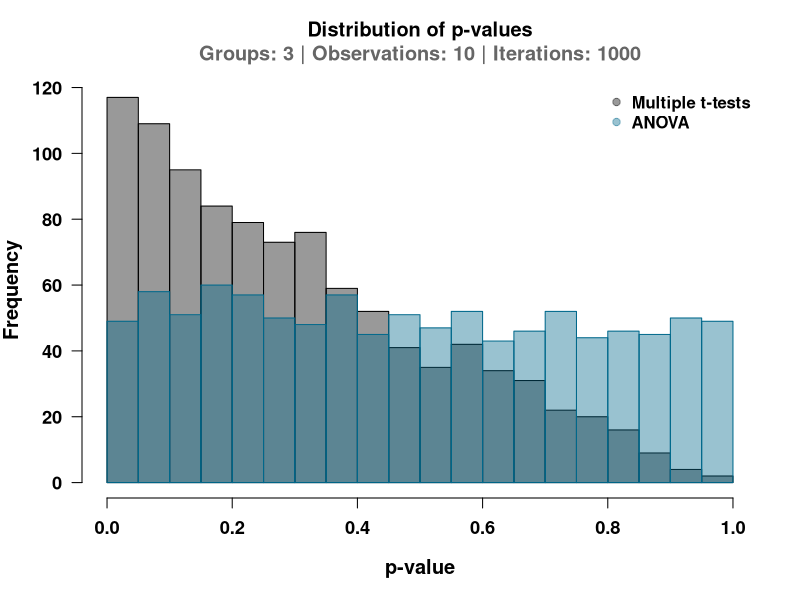
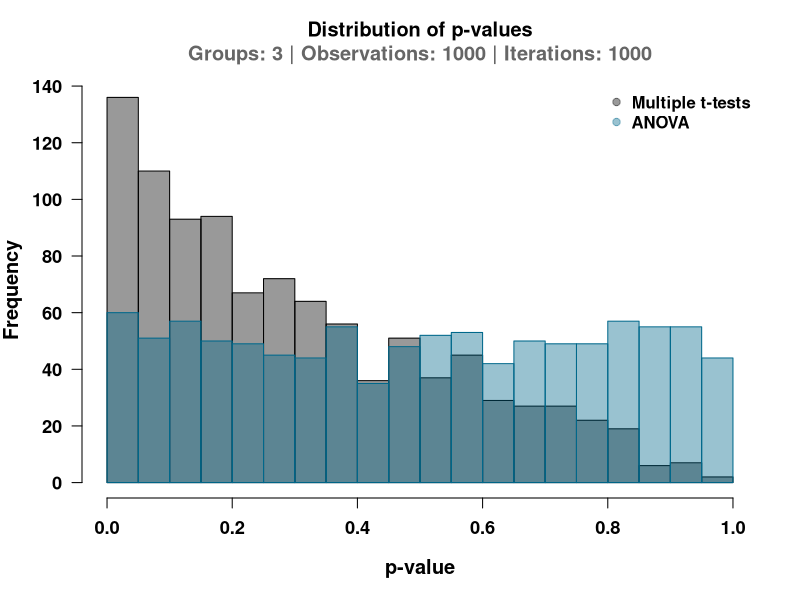
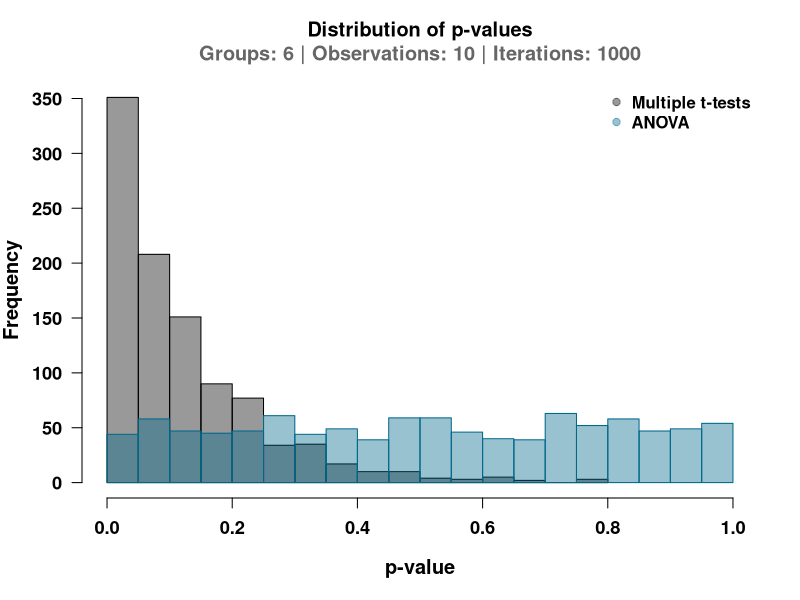
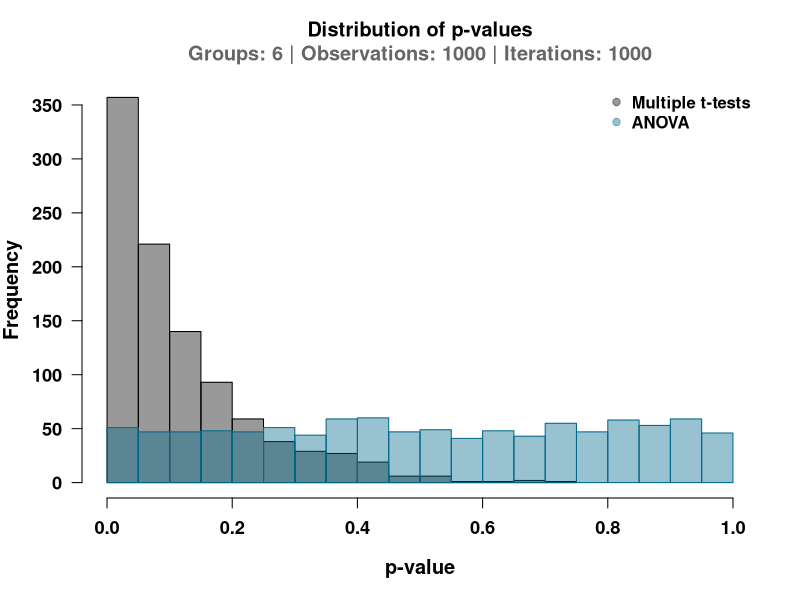

Write the R code that produced these figures, in order. (Note: a time limit stopped this script after it produced the figures.)
######################################################################################################
# Display distribution of p-values from multiple t-tests vs. ANOVA
# Author: Matt Grobis
#
# - Purpose: demonstrate flaws in multiple t-test comparisons
# - Requirements: 'scales' package
#
######################################################################################################
# Prerequisite: install 'scales' package if necessary
install.packages('scales')

#####################################################################################################
# The function
# - Summary:
#   o For each of n_groups, draw n_obs from a population that is normally distributed
#      x Because these groups are all drawn from the same distribution, they should not be
#        significantly different (i.e. p > 0.05)
#   o Perform all possible pairwise t-tests and record the lowest p-value
#   o Perform an ANOVA on all groups and record the p-value
#   o Do this n_iter times to form a distribution

false_pos <- function(n_groups = 3, n_obs = 10, n_iter = 1000, figure = T, 
                     verbose = T, pretty = T){
   
   # Create empty variables to store data
   t_test_p_vals <- c()
   anova_p_vals <- c()
   groups <- list()
   
   # Run through the iterations
   for(i in 1:n_iter){
      
      # Create the samples
      for(j in 1:n_groups){
         
         groups[[j]] <- rnorm(n_obs)  # Default mean = 0, SD = 1
         
      }
      
      # Generate all pairwise comparisons
      combinations <- combn(n_groups, 2)
      
      # Run the comparisons
      p_vals <- c()
      
      for(k in 1:ncol(combinations)){
         p_vals[k] <- t.test(groups[[combinations[1, k]]],
                             groups[[combinations[2, k]]])$p.value
         
      }
      
      # Save the lowest p-value 
      t_test_p_vals[i] <- min(p_vals)
      
      # Convert list to data frame for ANOVA
      pops_df <- data.frame("values" = unlist(groups),  
                            "group" = sort(rep(1:n_groups, n_obs)))
      
      # Run the ANOVA and save p-value
      anova_p_vals[i] <- summary(aov(values ~ group, data = pops_df))[[1]][["Pr(>F)"]][1]
      
      # Print % completion every 10 iterations
      if(verbose == T){
         if(i %%10 == 0){
            cat(round(i / n_iter * 100, 2), "% complete \n")
         }
      }
   }
   
   # If figure = T, display it
   if(figure == T){
      
      # Ensure 'scales' library is installed
      try(library(scales), outFile = print("Please install 'scales' library first"))
      
      par(mfrow = c(1,1))
      hist(t_test_p_vals, main = "Distribution of p-values\n", xlab = "p-value", font.lab = 2, 
           font.axis = 2, las = 1, breaks = 25, col = alpha("black", 0.4), xlim = c(0,1), 
           cex.lab = 1.2, cex.axis = 1.1)
      hist(anova_p_vals, main = "ANOVA", add = T, border = "deepskyblue4", breaks = 25,
           col = alpha("deepskyblue4", 0.4))
      title(paste0("\nGroups: ", n_groups, " | Observations: ", n_obs, " | Iterations: ", n_iter),
            col.main = "gray40")
      par(font = 2)
      legend("topright", bty = 'n', pch = 19, c("Multiple t-tests", "ANOVA"),
             col = c(alpha("black", 0.4), alpha("deepskyblue4", 0.4)))
      
   }
   
   # Save summary stats of t-tests vs. ANOVAs otherwise
   if(pretty == T){
      
      # Display probability of false positives
      cat("\n")
      cat("% iterations below p = 0.05:\nt-tests: ", 
          round(sum(t_test_p_vals < 0.05) / n_iter, 3) * 100, " | ANOVA: ",
          round(sum(anova_p_vals < 0.05) / n_iter, 3) * 100)
      cat("\n\n")
   }
   
   if(pretty == F){
      df <- data.frame("t-tests" = sum(t_test_p_vals < 0.05) / n_iter,
                       "ANOVA" = sum(anova_p_vals < 0.05) / n_iter)
      
      dists <- data.frame("stat" = names(summary(t_test_p_vals)),
                          "t-test" = as.vector(summary(t_test_p_vals)),
                          "ANOVA" = as.vector(summary(anova_p_vals)))
      
      L <- list(df, dists)
      names(L) <- c("Prop_iter_p<0.05", "Full")
      
      cat("\n")
      return(L)
      
   }
   
}

######################################################################################################
# Demo

# Defaults
false_pos()

# 100x n_obs: negligible decrease in false positive rate
false_pos(n_obs = 1000)

# 3x n_pop: ~3x increase in false positive rate
false_pos(n_groups = 6)

# Competing effects: n_groups wins
false_pos(n_groups = 6, n_obs = 1000)

####################################################################################################
# Parameter scan

# Set values of interest for n_obs and n_groups
range_n_obs <- c(2, 5, 50, 100, 250, 500, 1000, 2500, 5000)
range_n_groups <- 3:10

# Create empty matrices to store t-test and ANOVA p-values
t_test_vals <- anova_vals <- matrix(NA, nrow = length(range_n_groups), ncol = length(range_n_obs))

# Label the rows and columns
rownames(t_test_vals) <- rownames(anova_vals) <- range_n_groups
colnames(t_test_vals) <- colnames(anova_vals) <- range_n_obs

#-------------------------------------------------------------------------------------------
# For each number of groups
for(i in 1:length(range_n_groups)){
   
   # For each number of observations
   for(j in 1:length(range_n_obs)){
      
      # Print the values we're running
      cat("Processing: N groups =", range_n_groups[i], "| N observations =", range_n_obs[j])
      
      # Run the comparison
      values <- false_pos(n_groups = range_n_groups[i], n_obs = range_n_obs[j], 
                          verbose = F, figure = F, pretty = F)[['Prop_iter_p<0.05']]
      
      # Save the values
      t_test_vals[i, j] <- values$t.tests
      anova_vals[i, j] <- values$ANOVA
      
   }
   
}

#---------------------------------------------------------------------------------------------
#Now actually plot it
library(lattice)
library(RColorBrewer)
library(gridExtra)

# Set up color gradient with 10000 values between 0.0 and 0.7
# - Set bias in colorRampPalette so green values are below 0.05
breaks <- seq(0, 0.7, by=0.0001)
cols <- colorRampPalette(c("forestgreen", "yellow", "orange", 
                           "red", "brown", "black"), bias = 1.4)(length(breaks)-1)

# Save plots as variables
p1 <- levelplot(t_test_vals, at = breaks, col.regions = cols, xlab = " ", ylab = " ",
                main = "t-tests")

p2 <- levelplot(anova_vals, at=breaks, col.regions=cols, xlab = " ", ylab = " ",
                main = "ANOVA")

# Plot side-by-side comparison
grid.arrange(p1, p2, ncol = 2, 
             top = textGrob("Probability of false positive", 
                            gp = gpar(fontsize = 28, font = 2)),
             bottom = textGrob("Number of groups\n",
                               gp = gpar(fontsize = 16, font = 2)),
             left = textGrob("\nSample size",
                             gp = gpar(fontsize = 16, font = 2), rot = 90))
